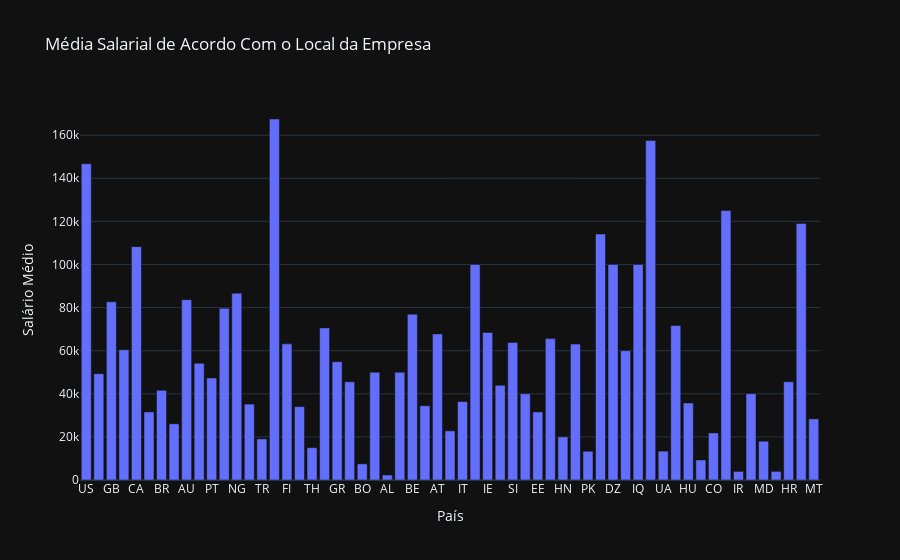

This figure's notebook cell:
### Markdown cell above
Objetivo- A finalidade deste gráfico é apresentar qual a média salarial para os trabalhadores de AI/ML nos diversos países.

### Code cell
#calcular a média 
def calculate_average(data, location):
    total = 0
    count = 0
    for row in data:
        if row[0] == location:
            total += row[1]
            count += 1
    return total / count

# Ler data de um arquivo csv
data = []
with open('salaries.csv', 'r') as file:
    reader = csv.reader(file)
    header = next(reader)
    salary_index = header.index("salary_in_usd")
    location_index = header.index("company_location")
    for row in reader:
        if int(row[salary_index]) >= 1000:
            data.append([row[location_index], int(row[salary_index])])

# Cria listas vazias para armazenar a localização e o salário
locations = []
salaries = []

# Iterar pelo dataset e add localização e salário de acordo c a lista correspondente
for row in data:
    if row[0] not in locations:
        locations.append(row[0])
    salaries.append(row[1])

# Cria lista vazia para armazenar salário médio para cada local
location_avg = []

# Iterar pelas localizações e calcular
for location in locations:
    avg = calculate_average(data, location)
    location_avg.append(avg)

# Plotagem do gráfico
fig = go.Figure(data=[go.Bar(x=locations, y=location_avg, name="average salary")])
fig.update_layout(title='Média Salarial de Acordo Com o Local da Empresa', xaxis_title='País', yaxis_title='Salário Médio', template= 'plotly_dark')
fig.show()

### Figure 1 — Plotly figure (JSON) as saved in the notebook; plotly's stock layout.template omitted (floating-point values rounded to 4 significant figures)
{"data": [{"name": "average salary", "type": "bar", "x": ["US", "ES", "GB", "FR", "CA", "MX", "BR", "IN", "AU", "SG", "PT", "DE", "NG", "CZ", "TR", "PR", "FI", "AS", "TH", "NL", "GR", "DK", "BO", "PH", "AL", "AR", "BE", "ID", "AT", "EG", "IT", "AE", "IE", "LU", "SI", "MY", "EE", "PL", "HN", "CH", "PK", "JP", "DZ", "RO", "IQ", "RU", "UA", "CN", "HU", "KE", "CO", "NZ", "IR", "CL", "MD", "VN", "HR", "IL", "MT"], "y": [146800.0, 49340.0, 82700.0, 60460.0, 108300.0, 31590.0, 41597, 26070.0, 83680.0, 54150.0, 47320.0, 79650.0, 86670.0, 35220.0, 19058, 167500, 63172, 34030.0, 15000, 70570.0, 54880.0, 45558, 7500, 50000, 2324, 50000, 76936, 34440.0, 67790.0, 22800, 36370.0, 100000, 68436, 43940.0, 63831, 40000, 31586, 65610.0, 20000, 63050.0, 13330.0, 114100.0, 100000, 60000, 100000, 157500, 13400, 71670.0, 35735, 9272, 21844, 125000, 4000, 40038, 18000, 4000, 45618, 119059, 28369]}], "layout": {"title": {"text": "Média Salarial de Acordo Com o Local da Empresa"}, "xaxis": {"title": {"text": "País"}}, "yaxis": {"title": {"text": "Salário Médio"}}}}
